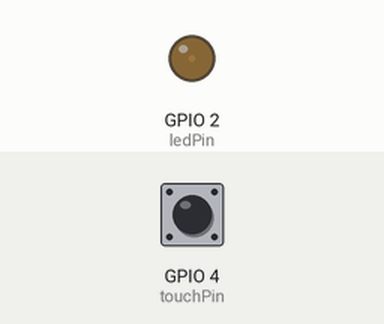
Simulated run of this sketch. Board: ESP32. Parts: output pins drawn as LEDs (lit = HIGH). Inputs (shaded band) come from the test bench; at power-on: GPIO 4 (touchPin) HIGH. What the sketch prints to the serial monitor is not drawn.

Above: at 0.05 s.
At 0.45 s:
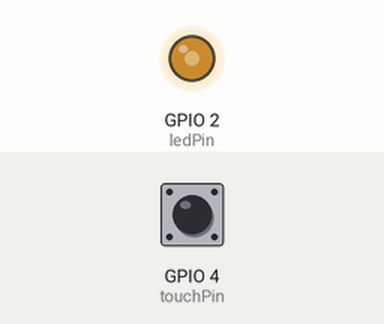
At 0.65 s:
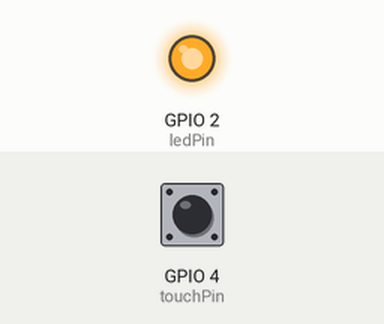
At 0.85 s:
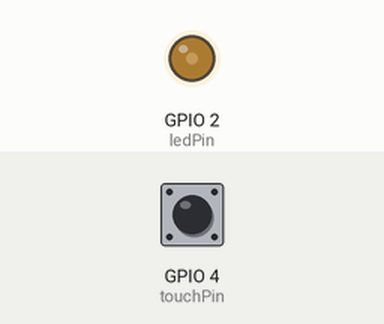
Timing chart, 0 to 3.0 s (numbered marks = the images above):
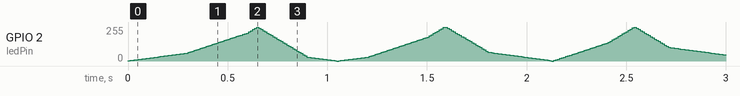

The sketch:

lab05.ino
```cpp
#include <WiFi.h>
// 硬件定义
const int ledPin = 2;
const int touchPin = T0; // T0=GPIO4

// 呼吸参数
int brightness = 0;    // 当前亮度 0~255
int fadeDir = 1;       // 渐变方向 1变亮 / -1变暗
int speedGear = 1;     // 初始档位1
int step = 2;          // 基础步长

// 触摸防抖变量
uint16_t touchVal;
unsigned long lastTouchTime = 0;
const unsigned long touchDelay = 300; // 触摸防抖300ms

void setup() {
  Serial.begin(115200);
  pinMode(ledPin, OUTPUT);
  analogWrite(ledPin, 0);
}

void loop() {
  // 1. 触摸检测 + 档位切换
  touchVal = touchRead(touchPin);
  // ESP32触摸值越小=触摸越强烈，阈值自行微调（默认<300判定触摸）
  if (touchVal < 300 && millis() - lastTouchTime > touchDelay) {
    lastTouchTime = millis();
    // 档位循环切换
    speedGear++;
    if(speedGear > 3) speedGear = 1;
    Serial.print("切换档位：");
    Serial.println(speedGear);
  }

  // 2. 根据档位修改渐变步长，控制呼吸快慢
  switch(speedGear){
    case 1: step = 2; break; // 慢速
    case 2: step = 5; break; // 中速
    case 3: step = 9; break; // 快速
  }

  // 3. PWM呼吸渐变逻辑
  brightness = brightness + fadeDir * step;
  // 边界反转渐变方向
  if(brightness <= 0){
    brightness = 0;
    fadeDir = 1;
  }
  if(brightness >= 255){
    brightness = 255;
    fadeDir = -1;
  }
  analogWrite(ledPin, brightness);

  delay(10); // 基础延时统一，仅靠步长区分速度
}
```
